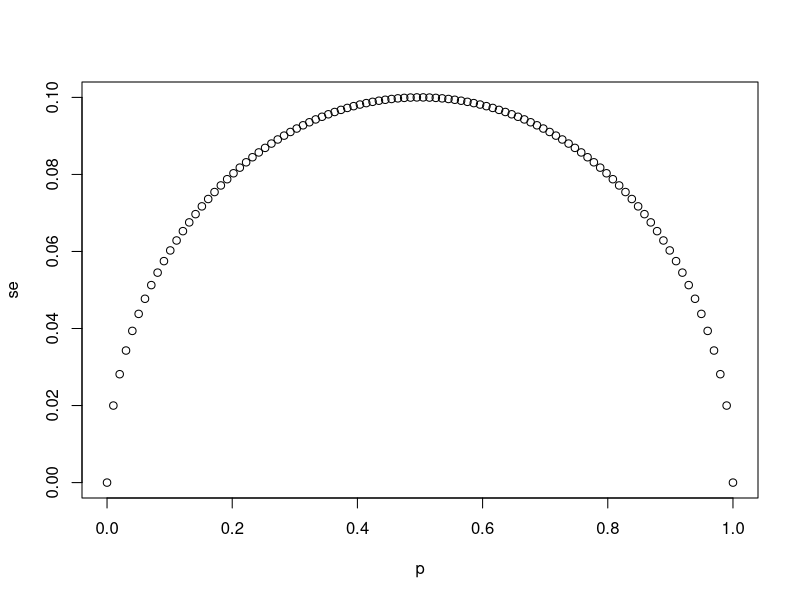
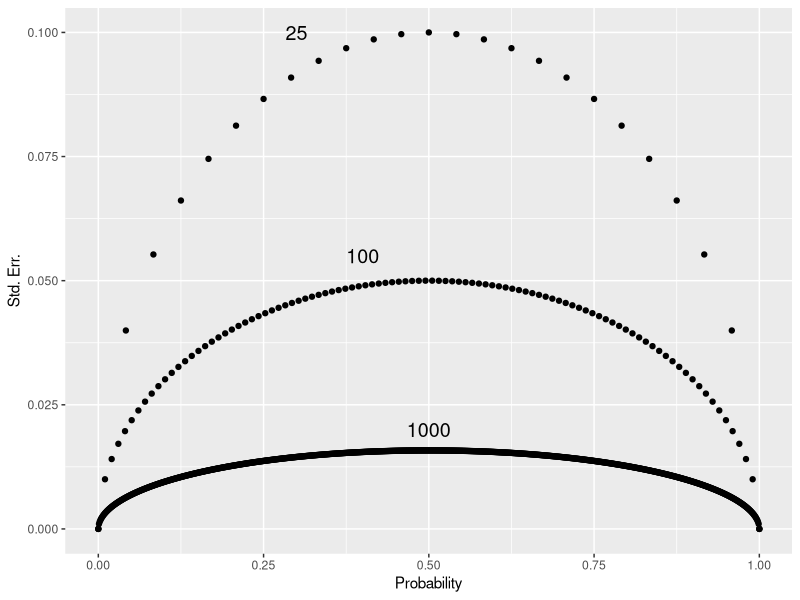

Source code (R) for these figures, in order:
library(dplyr)
library(ggplot2)
# Q1 ----------------------------------------------------------------------
# 1.Suppose you poll a population in which a proportion p of voters are 
#   Democrats and 1−p are Republicans. Your sample size is N=25. 
#   Consider the random variable S which is the total number of Democrats 
#   in your sample. What is the expected value of this random variable? 
#   Hint: it’s a function of p.

# Ans: N*p


# Q2 ----------------------------------------------------------------------
# 2. What is the standard error of S? 
#    Hint: it’s a function of p.

# Ans: N*sqrt(p*(1-p)/N)


# Q3 ----------------------------------------------------------------------
# 3.Consider the random variable S/N. 
#   This is equivalent to the sample average, which we have been denoting 
#   as ¯X. What is the expected value of the ¯X? 
#   Hint: it’s a function of p.

# Ans: p


# Q4 ----------------------------------------------------------------------
# 4. What is the standard error of ¯X? Hint: it’s a function of p.

# Ans: sqrt(p*(1-p)/N)


# Q5 ----------------------------------------------------------------------
# 5. Write a line of code that gives you the standard error se for the 
#   problem above for several values of p, specifically for
p <- seq(0, 1, length = 100)
# Make a plot of se versus p.
se <- sqrt(p*(1-p)/25)
plot(p,se)


# Q6 ----------------------------------------------------------------------
# 6. Copy the code above and put it inside a for-loop to make the plot 
#   for N=25, N=100, and N=1000.
t <- tibble(n0=numeric(),p0=numeric(),se0=numeric())

for(n in c(25,100,1000)){
  p1 <- seq(0, 1, length = n)
  n1 <- rep(n,n)
  se1 <- sqrt(p1*(1-p1)/n)
  t=add_row(t,n0=n1, p0=p1, se0=se1)
}

labels <- tibble(n =c(25,100,1000), y = c(.1,.055,.02), x = c(.30,.4,.5))
t %>%
  ggplot(aes(p0,se0)) +
  geom_point(show.legend=FALSE)+
  ylab("Std. Err.") +
  xlab("Probability")+
  geom_text(data=labels, aes(x, y, label=n), size = 5) 


# Q7 ----------------------------------------------------------------------
# 7. If we are interested in the difference in proportions, p−(1−p), our 
#   estimate is d=¯X−(1−¯X). Use the rules we learned about sums of random
#   variables and scaled random variables to derive the expected value of d.

# d=2¯X-1
# exp(d)=2*exp(p)-1


# Q8 ----------------------------------------------------------------------
# 8. What is the standard error of d?

# se(d)=2*se(p)


# Q9 ----------------------------------------------------------------------
# 9. If the actual p=.45, it means the Republicans are winning by a 
#   relatively large margin since d=−.1, which is a 10% margin of victory. 
#   In this case, what is the standard error of 2^X−1 if we take a sample 
#   of N=25?

# p=.45
# N=25
#exp(p)=p=.45
# se(p)=sqrt(p(1-p)/N)=.099
#exp(d)=2p-1= -0.10
# se(p)=2*sqrt(p(1-p)/N)=.199


# Q10 ----------------------------------------------------------------------  
# 10. Given the answer to 9, which of the following best describes your 
#   strategy of using a sample size of N=25? 
#  a.The expected value of our estimate 2¯X−1 is d, so our prediction will be right on. 
#  b.Our standard error is larger than the difference, so the chances of 2¯X−1
#    being positive and throwing us off were not that small. We should pick a 
#    larger sample size. 
#  c.The difference is 10% and the standard error is about
#    0.2, therefore much smaller than the difference. 
#  d.Because we don’t know p, we have no way of knowing that making N larger would
#    actually improve our standard error.
#
# (Ans: b)